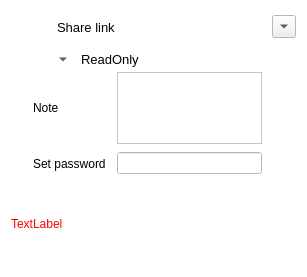
<?xml version="1.0" encoding="UTF-8"?>
<ui version="4.0">
 <class>OCC::ShareLinkWidget</class>
 <widget class="QWidget" name="OCC::ShareLinkWidget">
  <property name="geometry">
   <rect>
    <x>0</x>
    <y>0</y>
    <width>307</width>
    <height>277</height>
   </rect>
  </property>
  <property name="sizePolicy">
   <sizepolicy hsizetype="MinimumExpanding" vsizetype="Fixed">
    <horstretch>0</horstretch>
    <verstretch>0</verstretch>
   </sizepolicy>
  </property>
  <property name="palette">
   <palette>
    <active>
     <colorrole role="Base">
      <brush brushstyle="SolidPattern">
       <color alpha="255">
        <red>255</red>
        <green>255</green>
        <blue>255</blue>
       </color>
      </brush>
     </colorrole>
     <colorrole role="Window">
      <brush brushstyle="SolidPattern">
       <color alpha="255">
        <red>255</red>
        <green>255</green>
        <blue>255</blue>
       </color>
      </brush>
     </colorrole>
    </active>
    <inactive>
     <colorrole role="Base">
      <brush brushstyle="SolidPattern">
       <color alpha="255">
        <red>255</red>
        <green>255</green>
        <blue>255</blue>
       </color>
      </brush>
     </colorrole>
     <colorrole role="Window">
      <brush brushstyle="SolidPattern">
       <color alpha="255">
        <red>255</red>
        <green>255</green>
        <blue>255</blue>
       </color>
      </brush>
     </colorrole>
    </inactive>
    <disabled>
     <colorrole role="Base">
      <brush brushstyle="SolidPattern">
       <color alpha="255">
        <red>255</red>
        <green>255</green>
        <blue>255</blue>
       </color>
      </brush>
     </colorrole>
     <colorrole role="Window">
      <brush brushstyle="SolidPattern">
       <color alpha="255">
        <red>255</red>
        <green>255</green>
        <blue>255</blue>
       </color>
      </brush>
     </colorrole>
    </disabled>
   </palette>
  </property>
  <layout class="QGridLayout" name="gridLayout_2">
   <property name="topMargin">
    <number>7</number>
   </property>
   <property name="bottomMargin">
    <number>7</number>
   </property>
   <property name="verticalSpacing">
    <number>0</number>
   </property>
   <item row="1" column="0">
    <layout class="QHBoxLayout" name="horizontalLayout_5">
     <item>
      <spacer name="horizontalSpacer_5">
       <property name="orientation">
        <enum>Qt::Horizontal</enum>
       </property>
       <property name="sizeType">
        <enum>QSizePolicy::Fixed</enum>
       </property>
       <property name="sizeHint" stdset="0">
        <size>
         <width>40</width>
         <height>25</height>
        </size>
       </property>
      </spacer>
     </item>
     <item>
      <widget class="QToolButton" name="permissionsMenu_3">
       <property name="layoutDirection">
        <enum>Qt::RightToLeft</enum>
       </property>
       <property name="icon">
        <iconset resource="../../theme.qrc">
         <normaloff>:/client/theme/black/caret-down.svg</normaloff>:/client/theme/black/caret-down.svg</iconset>
       </property>
       <property name="checkable">
        <bool>false</bool>
       </property>
       <property name="autoRaise">
        <bool>true</bool>
       </property>
       <property name="arrowType">
        <enum>Qt::DownArrow</enum>
       </property>
      </widget>
     </item>
     <item>
      <widget class="OCC::ElidedLabel" name="currentPermissions_3">
       <property name="sizePolicy">
        <sizepolicy hsizetype="Expanding" vsizetype="Maximum">
         <horstretch>0</horstretch>
         <verstretch>0</verstretch>
        </sizepolicy>
       </property>
       <property name="palette">
        <palette>
         <active>
          <colorrole role="WindowText">
           <brush brushstyle="SolidPattern">
            <color alpha="255">
             <red>0</red>
             <green>0</green>
             <blue>0</blue>
            </color>
           </brush>
          </colorrole>
          <colorrole role="Text">
           <brush brushstyle="SolidPattern">
            <color alpha="255">
             <red>226</red>
             <green>0</green>
             <blue>116</blue>
            </color>
           </brush>
          </colorrole>
          <colorrole role="ButtonText">
           <brush brushstyle="SolidPattern">
            <color alpha="255">
             <red>226</red>
             <green>0</green>
             <blue>116</blue>
            </color>
           </brush>
          </colorrole>
          <colorrole role="Base">
           <brush brushstyle="SolidPattern">
            <color alpha="255">
             <red>255</red>
             <green>255</green>
             <blue>255</blue>
            </color>
           </brush>
          </colorrole>
          <colorrole role="Window">
           <brush brushstyle="SolidPattern">
            <color alpha="255">
             <red>255</red>
             <green>255</green>
             <blue>255</blue>
            </color>
           </brush>
          </colorrole>
          <colorrole role="Highlight">
           <brush brushstyle="SolidPattern">
            <color alpha="255">
             <red>226</red>
             <green>0</green>
             <blue>116</blue>
            </color>
           </brush>
          </colorrole>
          <colorrole role="PlaceholderText">
           <brush brushstyle="NoBrush">
            <color alpha="128">
             <red>226</red>
             <green>0</green>
             <blue>116</blue>
            </color>
           </brush>
          </colorrole>
         </active>
         <inactive>
          <colorrole role="WindowText">
           <brush brushstyle="SolidPattern">
            <color alpha="255">
             <red>0</red>
             <green>0</green>
             <blue>0</blue>
            </color>
           </brush>
          </colorrole>
          <colorrole role="Text">
           <brush brushstyle="SolidPattern">
            <color alpha="255">
             <red>226</red>
             <green>0</green>
             <blue>116</blue>
            </color>
           </brush>
          </colorrole>
          <colorrole role="ButtonText">
           <brush brushstyle="SolidPattern">
            <color alpha="255">
             <red>226</red>
             <green>0</green>
             <blue>116</blue>
            </color>
           </brush>
          </colorrole>
          <colorrole role="Base">
           <brush brushstyle="SolidPattern">
            <color alpha="255">
             <red>255</red>
             <green>255</green>
             <blue>255</blue>
            </color>
           </brush>
          </colorrole>
          <colorrole role="Window">
           <brush brushstyle="SolidPattern">
            <color alpha="255">
             <red>255</red>
             <green>255</green>
             <blue>255</blue>
            </color>
           </brush>
          </colorrole>
          <colorrole role="Highlight">
           <brush brushstyle="SolidPattern">
            <color alpha="255">
             <red>226</red>
             <green>0</green>
             <blue>116</blue>
            </color>
           </brush>
          </colorrole>
          <colorrole role="PlaceholderText">
           <brush brushstyle="NoBrush">
            <color alpha="128">
             <red>226</red>
             <green>0</green>
             <blue>116</blue>
            </color>
           </brush>
          </colorrole>
         </inactive>
         <disabled>
          <colorrole role="WindowText">
           <brush brushstyle="SolidPattern">
            <color alpha="255">
             <red>226</red>
             <green>0</green>
             <blue>116</blue>
            </color>
           </brush>
          </colorrole>
          <colorrole role="Text">
           <brush brushstyle="SolidPattern">
            <color alpha="255">
             <red>226</red>
             <green>0</green>
             <blue>116</blue>
            </color>
           </brush>
          </colorrole>
          <colorrole role="ButtonText">
           <brush brushstyle="SolidPattern">
            <color alpha="255">
             <red>226</red>
             <green>0</green>
             <blue>116</blue>
            </color>
           </brush>
          </colorrole>
          <colorrole role="Base">
           <brush brushstyle="SolidPattern">
            <color alpha="255">
             <red>255</red>
             <green>255</green>
             <blue>255</blue>
            </color>
           </brush>
          </colorrole>
          <colorrole role="Window">
           <brush brushstyle="SolidPattern">
            <color alpha="255">
             <red>255</red>
             <green>255</green>
             <blue>255</blue>
            </color>
           </brush>
          </colorrole>
          <colorrole role="Highlight">
           <brush brushstyle="SolidPattern">
            <color alpha="255">
             <red>0</red>
             <green>120</green>
             <blue>215</blue>
            </color>
           </brush>
          </colorrole>
          <colorrole role="PlaceholderText">
           <brush brushstyle="NoBrush">
            <color alpha="128">
             <red>226</red>
             <green>0</green>
             <blue>116</blue>
            </color>
           </brush>
          </colorrole>
         </disabled>
        </palette>
       </property>
       <property name="font">
        <font>
         <family>Segoe UI</family>
         <pointsize>10</pointsize>
        </font>
       </property>
       <property name="styleSheet">
        <string notr="true">color:&quot;#e20074&quot;</string>
       </property>
       <property name="text">
        <string>ReadOnly</string>
       </property>
       <property name="textFormat">
        <enum>Qt::PlainText</enum>
       </property>
       <property name="alignment">
        <set>Qt::AlignLeading|Qt::AlignLeft|Qt::AlignVCenter</set>
       </property>
      </widget>
     </item>
    </layout>
   </item>
   <item row="0" column="0">
    <layout class="QHBoxLayout" name="horizontalLayout">
     <item>
      <widget class="QLabel" name="shareLinkIconLabel">
       <property name="sizePolicy">
        <sizepolicy hsizetype="Maximum" vsizetype="Maximum">
         <horstretch>0</horstretch>
         <verstretch>0</verstretch>
        </sizepolicy>
       </property>
       <property name="minimumSize">
        <size>
         <width>40</width>
         <height>40</height>
        </size>
       </property>
       <property name="styleSheet">
        <string notr="true">font: 10pt &quot;Segoe UI&quot;;</string>
       </property>
       <property name="text">
        <string notr="true"/>
       </property>
       <property name="pixmap">
        <pixmap resource="../../theme.qrc">:/client/theme/public.svg</pixmap>
       </property>
       <property name="alignment">
        <set>Qt::AlignCenter</set>
       </property>
      </widget>
     </item>
     <item>
      <widget class="QLabel" name="shareLinkLabel">
       <property name="font">
        <font>
         <family>Segoe UI</family>
         <pointsize>10</pointsize>
        </font>
       </property>
       <property name="text">
        <string>Share link</string>
       </property>
       <property name="alignment">
        <set>Qt::AlignLeading|Qt::AlignLeft|Qt::AlignVCenter</set>
       </property>
      </widget>
     </item>
     <item>
      <spacer name="horizontalSpacer">
       <property name="orientation">
        <enum>Qt::Horizontal</enum>
       </property>
       <property name="sizeHint" stdset="0">
        <size>
         <width>40</width>
         <height>25</height>
        </size>
       </property>
      </spacer>
     </item>
     <item>
      <widget class="QProgressIndicator" name="sharelinkProgressIndicator" native="true">
       <property name="sizePolicy">
        <sizepolicy hsizetype="Fixed" vsizetype="Fixed">
         <horstretch>0</horstretch>
         <verstretch>0</verstretch>
        </sizepolicy>
       </property>
       <property name="minimumSize">
        <size>
         <width>28</width>
         <height>27</height>
        </size>
       </property>
      </widget>
     </item>
     <item>
      <spacer name="horizontalSpacer_2">
       <property name="orientation">
        <enum>Qt::Horizontal</enum>
       </property>
       <property name="sizeHint" stdset="0">
        <size>
         <width>40</width>
         <height>25</height>
        </size>
       </property>
      </spacer>
     </item>
     <item>
      <widget class="QPushButton" name="enableShareLink">
       <property name="text">
        <string/>
       </property>
       <property name="icon">
        <iconset resource="../../theme.qrc">
         <normaloff>:/client/theme/copy.svg</normaloff>:/client/theme/copy.svg</iconset>
       </property>
       <property name="checkable">
        <bool>false</bool>
       </property>
       <property name="flat">
        <bool>true</bool>
       </property>
      </widget>
     </item>
     <item>
      <widget class="QToolButton" name="shareLinkToolButton">
       <property name="enabled">
        <bool>true</bool>
       </property>
       <property name="sizePolicy">
        <sizepolicy hsizetype="Fixed" vsizetype="Fixed">
         <horstretch>0</horstretch>
         <verstretch>0</verstretch>
        </sizepolicy>
       </property>
       <property name="icon">
        <iconset resource="../../theme.qrc">
         <normaloff>:/client/theme/black/caret-down.svg</normaloff>:/client/theme/black/caret-down.svg</iconset>
       </property>
       <property name="popupMode">
        <enum>QToolButton::InstantPopup</enum>
       </property>
       <property name="autoRaise">
        <bool>false</bool>
       </property>
       <property name="arrowType">
        <enum>Qt::DownArrow</enum>
       </property>
      </widget>
     </item>
    </layout>
   </item>
   <item row="3" column="0">
    <layout class="QHBoxLayout" name="horizontalLayout_2">
     <item>
      <widget class="QLabel" name="errorLabel">
       <property name="palette">
        <palette>
         <active>
          <colorrole role="WindowText">
           <brush brushstyle="SolidPattern">
            <color alpha="255">
             <red>255</red>
             <green>0</green>
             <blue>0</blue>
            </color>
           </brush>
          </colorrole>
         </active>
         <inactive>
          <colorrole role="WindowText">
           <brush brushstyle="SolidPattern">
            <color alpha="255">
             <red>255</red>
             <green>0</green>
             <blue>0</blue>
            </color>
           </brush>
          </colorrole>
         </inactive>
         <disabled>
          <colorrole role="WindowText">
           <brush brushstyle="SolidPattern">
            <color alpha="255">
             <red>123</red>
             <green>121</green>
             <blue>134</blue>
            </color>
           </brush>
          </colorrole>
         </disabled>
        </palette>
       </property>
       <property name="text">
        <string notr="true">TextLabel</string>
       </property>
       <property name="textFormat">
        <enum>Qt::PlainText</enum>
       </property>
       <property name="wordWrap">
        <bool>true</bool>
       </property>
      </widget>
     </item>
    </layout>
   </item>
   <item row="2" column="0">
    <layout class="QGridLayout" name="gridLayout">
     <property name="leftMargin">
      <number>22</number>
     </property>
     <item row="0" column="2">
      <widget class="QProgressIndicator" name="noteProgressIndicator" native="true">
       <property name="sizePolicy">
        <sizepolicy hsizetype="Fixed" vsizetype="Fixed">
         <horstretch>0</horstretch>
         <verstretch>0</verstretch>
        </sizepolicy>
       </property>
       <property name="minimumSize">
        <size>
         <width>28</width>
         <height>27</height>
        </size>
       </property>
      </widget>
     </item>
     <item row="0" column="0">
      <widget class="QLabel" name="noteLabel">
       <property name="sizePolicy">
        <sizepolicy hsizetype="MinimumExpanding" vsizetype="Minimum">
         <horstretch>0</horstretch>
         <verstretch>0</verstretch>
        </sizepolicy>
       </property>
       <property name="minimumSize">
        <size>
         <width>78</width>
         <height>0</height>
        </size>
       </property>
       <property name="text">
        <string>Note</string>
       </property>
       <property name="alignment">
        <set>Qt::AlignLeading|Qt::AlignLeft|Qt::AlignVCenter</set>
       </property>
       <property name="indent">
        <number>0</number>
       </property>
      </widget>
     </item>
     <item row="0" column="1">
      <widget class="QTextEdit" name="textEdit_note">
       <property name="sizePolicy">
        <sizepolicy hsizetype="Preferred" vsizetype="Fixed">
         <horstretch>0</horstretch>
         <verstretch>0</verstretch>
        </sizepolicy>
       </property>
       <property name="minimumSize">
        <size>
         <width>0</width>
         <height>60</height>
        </size>
       </property>
       <property name="sizeAdjustPolicy">
        <enum>QAbstractScrollArea::AdjustToContents</enum>
       </property>
      </widget>
     </item>
     <item row="1" column="1">
      <widget class="QLineEdit" name="lineEdit_password">
       <property name="sizePolicy">
        <sizepolicy hsizetype="Minimum" vsizetype="Fixed">
         <horstretch>1</horstretch>
         <verstretch>0</verstretch>
        </sizepolicy>
       </property>
       <property name="echoMode">
        <enum>QLineEdit::Password</enum>
       </property>
      </widget>
     </item>
     <item row="1" column="0">
      <widget class="QLabel" name="passwordLabel">
       <property name="sizePolicy">
        <sizepolicy hsizetype="Minimum" vsizetype="Minimum">
         <horstretch>0</horstretch>
         <verstretch>0</verstretch>
        </sizepolicy>
       </property>
       <property name="minimumSize">
        <size>
         <width>78</width>
         <height>0</height>
        </size>
       </property>
       <property name="text">
        <string>Set password</string>
       </property>
       <property name="alignment">
        <set>Qt::AlignLeading|Qt::AlignLeft|Qt::AlignVCenter</set>
       </property>
       <property name="indent">
        <number>0</number>
       </property>
      </widget>
     </item>
     <item row="0" column="2">
      <widget class="QToolButton" name="confirmNote">
       <property name="minimumSize">
        <size>
         <width>28</width>
         <height>27</height>
        </size>
       </property>
       <property name="icon">
        <iconset resource="../../theme.qrc">
         <normaloff>:/client/theme/confirm.svg</normaloff>:/client/theme/confirm.svg</iconset>
       </property>
       <property name="autoRaise">
        <bool>true</bool>
       </property>
      </widget>
     </item>
     <item row="1" column="2">
      <widget class="QProgressIndicator" name="passwordProgressIndicator" native="true">
       <property name="sizePolicy">
        <sizepolicy hsizetype="Fixed" vsizetype="Fixed">
         <horstretch>0</horstretch>
         <verstretch>0</verstretch>
        </sizepolicy>
       </property>
       <property name="minimumSize">
        <size>
         <width>28</width>
         <height>27</height>
        </size>
       </property>
      </widget>
     </item>
     <item row="1" column="2">
      <widget class="QToolButton" name="confirmPassword">
       <property name="minimumSize">
        <size>
         <width>28</width>
         <height>27</height>
        </size>
       </property>
       <property name="icon">
        <iconset resource="../../theme.qrc">
         <normaloff>:/client/theme/confirm.svg</normaloff>:/client/theme/confirm.svg</iconset>
       </property>
       <property name="autoRaise">
        <bool>true</bool>
       </property>
      </widget>
     </item>
    </layout>
   </item>
  </layout>
 </widget>
 <layoutdefault spacing="6" margin="11"/>
 <customwidgets>
  <customwidget>
   <class>QProgressIndicator</class>
   <extends>QWidget</extends>
   <header>QProgressIndicator.h</header>
   <container>1</container>
  </customwidget>
  <customwidget>
   <class>OCC::ElidedLabel</class>
   <extends>QLabel</extends>
   <header>elidedlabel.h</header>
  </customwidget>
 </customwidgets>
 <resources>
  <include location="../../theme.qrc"/>
  <include location="../../theme.qrc"/>
 </resources>
 <connections/>
</ui>
